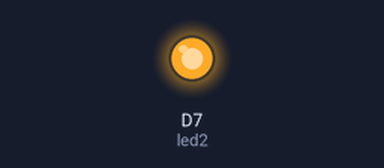
Recording of a sketch running on a simulated ESP8266 (NodeMCU). Shown: output pins drawn as LEDs (lit = HIGH).

Above: at 0.4 s.
At 24.9 s:
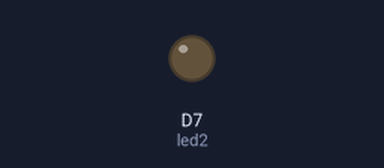
Timing chart, 0 to 34.3 s (numbered marks = the images above):
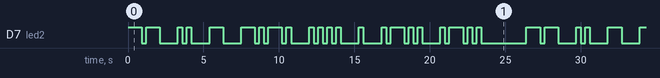

Measured:
- by itself, D7 (led2): moves between LOW and HIGH, repeating every 26.4 s
- by itself, everything shown: repeats every 26.4 s, in 44 steps

The sketch:

blinkname.ino
```cpp
// blinkname.ino by Mitchell Burcheri - 220206872

//int led1 = D0; // Instead of writing D0 over and over again, we'll write led1
// You'll need to wire an LED to this one to see it blink.

int led2 = D7; // Instead of writing D7 over and over again, we'll write led2
// This one is the little blue LED on your board. On the Photon it is next to D7, and on the Core it is next to the USB jack.

void setup() {
    //pinMode(led1, OUTPUT);
    pinMode(led2, OUTPUT); // assigns output pin to the led on particle argon
}

void loop() {
    // Morse code of "mitchell" is -- .. - -.-. .... . .-.. .-..
    letterm(); // m is --
    letteri(); // i is ..
    lettert(); // t is -
    letterc(); // c is -.-.
    letterh(); // h is ....
    lettere(); // e is .
    letterl(); // l is .-..
    letterl(); // l is .-..
    nextword(); // also know as " / "

}

// SIGNALS
/*
There are rules to help people distinguish dots from dashes in Morse code.
    - The length of a dot is 1 time unit.
    - A dash is 3 time units.
    - The space between symbols (dots and dashes) of the same letter is 1 time unit.
    - The space between letters is 3 time units.
    - The space between words is 7 time units.
*/
int timeunit = 300; // my time unit

void dot(){ // dot
    digitalWrite(led2, HIGH); // turn led on
    delay(timeunit); // keep led on for a time unit
    space(); // next signal
}
void dash(){ // dash
    digitalWrite(led2, HIGH); // turn led on
    delay(timeunit*3); // keep led on for 3 time units
    space(); // next signal
}
void space(){ // gap/space between signals
    digitalWrite(led2, LOW); // turn led off
    delay(timeunit); // keep led off for a time unit
}
void nextletter(){ // space needed for next letter
     // was going to use this to revisit for loops but was eaier to copy and paste space() three times
    /*int i;
    for(i=0;i<3;i++){
        int timesran = i + 1;
        space();
        //printf("This has ran " + timesran + " times for next letter");
    }*/

    // space between letters is 3 time units
    space();
    space();
    space();
}
void nextword(){ // space needed for next word
    // space(); // removed a space() compensate for the space() used in nextletter()
    // The space between words is 7 time units.
    space();
    space();
    space();
    space();
    space();
    space();
}

// ------

// LETTERS
void letterm(){
    // m is --
    dash();
    dash();

    nextletter(); // long gap for next letter works by adding another gap to the existing gap after letter is done
}
void letteri(){
    // i is ..
    dot();
    dot();

    nextletter();
}
void lettert(){
    // t is -
    dash();

    nextletter();
}
void letterc(){
    // c is -.-.
    dash();
    dot();
    dash();
    dot();

    nextletter();
}
void letterh(){
    // h is ....
    dot();
    dot();
    dot();
    dot();

    nextletter();
}
void lettere(){
    // e is .
    dot();

    nextletter();
}
void letterl(){
    // l is .-..
    dot();
    dash();
    dot();
    dot();

    nextletter();
}
```
